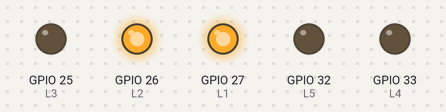
Bench run of a sketch on a simulated ESP32. On the bench: output pins drawn as LEDs (lit = HIGH).

Above: at 0.05 s.
At 0.75 s:
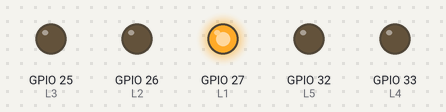
At 1.35 s:
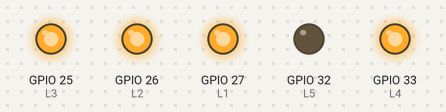
At 1.75 s:
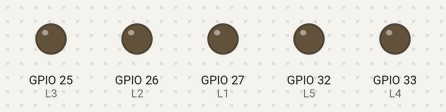
At 2.15 s:
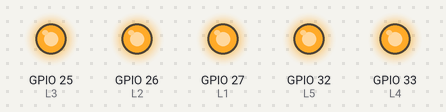
At 2.85 s:
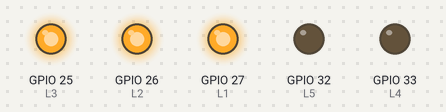
Timing chart, 0 to 3.1 s (numbered marks = the images above):
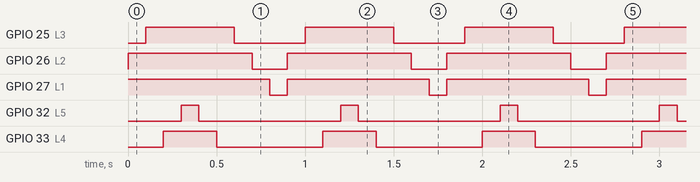

Measured:
- by itself, GPIO 25 (L3): alternates HIGH for 0.50 s and LOW for 0.40 s
- by itself, GPIO 26 (L2): alternates HIGH for 0.70 s and LOW for 0.20 s
- by itself, GPIO 27 (L1): alternates HIGH for 0.80 s and LOW for 0.10 s
- by itself, GPIO 32 (L5): alternates HIGH for 0.10 s and LOW for 0.80 s
- by itself, GPIO 33 (L4): alternates HIGH for 0.30 s and LOW for 0.60 s

The sketch:

Blink_with_2.ino
```cpp
void setup ()
{
  #define L1 27
  #define L2 26
  #define L3 25
  #define L4 33
  #define L5 32

pinMode ( L1, OUTPUT);
pinMode ( L2, OUTPUT);
pinMode ( L3, OUTPUT);
pinMode ( L4, OUTPUT);
pinMode ( L5, OUTPUT);
}
void loop ()
{
digitalWrite (L1, HIGH);

digitalWrite (L2, HIGH);
delay(100);
digitalWrite (L3, HIGH);
delay(100);
digitalWrite (L4, HIGH);
delay(100);
digitalWrite (L5, HIGH);
delay(100);
digitalWrite (L5, LOW);
delay(100);
digitalWrite (L4, LOW);
delay(100);
digitalWrite (L3, LOW);
delay(100);
digitalWrite (L2, LOW);
delay(100);
digitalWrite (L1, LOW);
delay(100);
}
```
